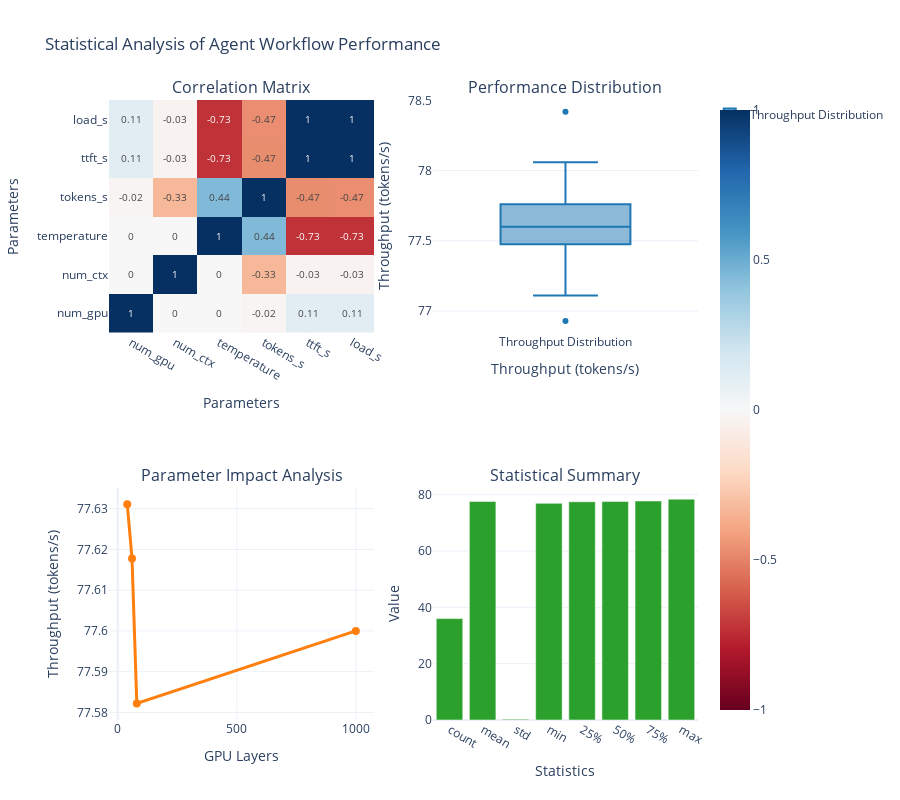

Notebook code for this chart:
### Code cell
# Statistical Analysis of Agent Workflow Performance
def create_statistical_analysis():
    """Perform statistical analysis of agent workflow performance"""

    # Calculate correlation matrix
    numeric_cols = ["num_gpu", "num_ctx", "temperature", "tokens_s", "ttft_s", "load_s"]
    correlation_matrix = param_df[numeric_cols].corr()

    # Create statistical analysis visualization
    fig = make_subplots(
        rows=2,
        cols=2,
        subplot_titles=(
            "Correlation Matrix",
            "Performance Distribution",
            "Parameter Impact Analysis",
            "Statistical Summary",
        ),
        specs=[
            [{"secondary_y": False}, {"secondary_y": False}],
            [{"secondary_y": False}, {"secondary_y": False}],
        ],
    )

    # Correlation Matrix
    fig.add_trace(
        go.Heatmap(
            z=correlation_matrix.values,
            x=correlation_matrix.columns,
            y=correlation_matrix.index,
            colorscale="RdBu",
            zmid=0,
            text=np.round(correlation_matrix.values, 2),
            texttemplate="%{text}",
            textfont={"size": 10},
        ),
        row=1,
        col=1,
    )

    # Performance Distribution
    fig.add_trace(
        go.Box(
            y=param_df["tokens_s"],
            name="Throughput Distribution",
            marker_color="#1f77b4",
        ),
        row=1,
        col=2,
    )

    # Parameter Impact Analysis
    param_impact = param_df.groupby("num_gpu")["tokens_s"].mean().reset_index()
    fig.add_trace(
        go.Scatter(
            x=param_impact["num_gpu"],
            y=param_impact["tokens_s"],
            mode="lines+markers",
            name="GPU Impact",
            line=dict(color="#ff7f0e", width=3),
            marker=dict(size=8),
            showlegend=False,
        ),
        row=2,
        col=1,
    )

    # Statistical Summary
    stats_summary = param_df["tokens_s"].describe()
    fig.add_trace(
        go.Bar(
            x=list(stats_summary.index),
            y=list(stats_summary.values),
            name="Statistical Summary",
            marker_color="#2ca02c",
            showlegend=False,
        ),
        row=2,
        col=2,
    )

    # Update layout
    fig.update_layout(
        title="Statistical Analysis of Agent Workflow Performance",
        height=800,
        showlegend=True,
        font=dict(size=12),
    )

    # Update axes labels
    fig.update_xaxes(title_text="Parameters", row=1, col=1)
    fig.update_xaxes(title_text="Throughput (tokens/s)", row=1, col=2)
    fig.update_xaxes(title_text="GPU Layers", row=2, col=1)
    fig.update_xaxes(title_text="Statistics", row=2, col=2)
    fig.update_yaxes(title_text="Parameters", row=1, col=1)
    fig.update_yaxes(title_text="Throughput (tokens/s)", row=1, col=2)
    fig.update_yaxes(title_text="Throughput (tokens/s)", row=2, col=1)
    fig.update_yaxes(title_text="Value", row=2, col=2)

    return fig, correlation_matrix


# Create and display the visualization
stats_fig, correlation_matrix = create_statistical_analysis()
stats_fig.show()

# Display statistical insights
print("📊 Statistical Analysis of Agent Workflow Performance:")
print(
    "Key Finding: Multi-run statistical analysis reveals configuration stability requirements"
)
print(
    f"Throughput correlation with GPU layers: {correlation_matrix.loc['tokens_s', 'num_gpu']:.3f}"
)
print(
    f"Throughput correlation with context size: {correlation_matrix.loc['tokens_s', 'num_ctx']:.3f}"
)
print(
    f"Throughput correlation with temperature: {correlation_matrix.loc['tokens_s', 'temperature']:.3f}"
)
print(
    f"Performance coefficient of variation: {param_df['tokens_s'].std() / param_df['tokens_s'].mean():.3f}"
)

### Figure 1 — Plotly figure (JSON) as saved in the notebook; plotly's stock layout.template omitted (floating-point values rounded to 4 significant figures)
{"data": [{"colorscale": [[0, "rgb(103,0,31)"], [0.1, "rgb(178,24,43)"], [0.2, "rgb(214,96,77)"], [0.3, "rgb(244,165,130)"], [0.4, "rgb(253,219,199)"], [0.5, "rgb(247,247,247)"], [0.6, "rgb(209,229,240)"], [0.7, "rgb(146,197,222)"], [0.8, "rgb(67,147,195)"], [0.9, "rgb(33,102,172)"], [1, "rgb(5,48,97)"]], "text": [[1.0, 0.0, -0.0, -0.02, 0.11, 0.11], [0.0, 1.0, -0.0, -0.33, -0.03, -0.03], [-0.0, -0.0, 1.0, 0.44, -0.73, -0.73], [-0.02, -0.33, 0.44, 1.0, -0.47, -0.47], [0.11, -0.03, -0.73, -0.47, 1.0, 1.0], [0.11, -0.03, -0.73, -0.47, 1.0, 1.0]], "textfont": {"size": 10}, "texttemplate": "%{text}", "type": "heatmap", "x": ["num_gpu", "num_ctx", "temperature", "tokens_s", "ttft_s", "load_s"], "xaxis": "x", "y": ["num_gpu", "num_ctx", "temperature", "tokens_s", "ttft_s", "load_s"], "yaxis": "y", "z": [[1.0, 1.836e-16, -7.001e-17, -0.01846, 0.1114, 0.1147], [1.836e-16, 1.0, -1.983e-17, -0.3339, -0.02999, -0.0306], [-7.001e-17, -1.983e-17, 1.0, 0.4433, -0.7281, -0.7267], [-0.01846, -0.3339, 0.4433, 1.0, -0.4707, -0.4688], [0.1114, -0.02999, -0.7281, -0.4707, 1.0, 1.0], [0.1147, -0.0306, -0.7267, -0.4688, 1.0, 1.0]], "zmid": 0}, {"marker": {"color": "#1f77b4"}, "name": "Throughput Distribution", "type": "box", "xaxis": "x2", "y": [77.5, 77.93, 77.91, 77.45, 77.21, 77.67, 77.53, 77.6, 77.6, 77.51, 77.83, 77.76, 77.51, 77.67, 77.59, 76.93, 77.74, 77.7, 77.51, 77.55, 77.77, 77.24, 77.4, 78.01, 77.69, 77.63, 77.76, 77.29, 78.42, 78.06, 77.61, 77.82, 77.56, 77.11, 77.37, 77.44], "yaxis": "y2"}, {"line": {"color": "#ff7f0e", "width": 3}, "marker": {"size": 8}, "mode": "lines+markers", "name": "GPU Impact", "showlegend": false, "type": "scatter", "x": [40, 60, 80, 999], "xaxis": "x3", "y": [77.63, 77.62, 77.58, 77.6], "yaxis": "y3"}, {"marker": {"color": "#2ca02c"}, "name": "Statistical Summary", "showlegend": false, "type": "bar", "x": ["count", "mean", "std", "min", "25%", "50%", "75%", "max"], "xaxis": "x4", "y": [36, 77.61, 0.2796, 76.93, 77.49, 77.6, 77.76, 78.42], "yaxis": "y4"}], "layout": {"annotations": [{"font": {"size": 16}, "showarrow": false, "text": "Correlation Matrix", "x": 0.225, "xanchor": "center", "xref": "paper", "y": 1, "yanchor": "bottom", "yref": "paper"}, {"font": {"size": 16}, "showarrow": false, "text": "Performance Distribution", "x": 0.775, "xanchor": "center", "xref": "paper", "y": 1, "yanchor": "bottom", "yref": "paper"}, {"font": {"size": 16}, "showarrow": false, "text": "Parameter Impact Analysis", "x": 0.225, "xanchor": "center", "xref": "paper", "y": 0.375, "yanchor": "bottom", "yref": "paper"}, {"font": {"size": 16}, "showarrow": false, "text": "Statistical Summary", "x": 0.775, "xanchor": "center", "xref": "paper", "y": 0.375, "yanchor": "bottom", "yref": "paper"}], "font": {"size": 12}, "height": 800, "showlegend": true, "title": {"text": "Statistical Analysis of Agent Workflow Performance"}, "xaxis": {"anchor": "y", "domain": [0, 0.45], "title": {"text": "Parameters"}}, "xaxis2": {"anchor": "y2", "domain": [0.55, 1], "title": {"text": "Throughput (tokens/s)"}}, "xaxis3": {"anchor": "y3", "domain": [0, 0.45], "title": {"text": "GPU Layers"}}, "xaxis4": {"anchor": "y4", "domain": [0.55, 1], "title": {"text": "Statistics"}}, "yaxis": {"anchor": "x", "domain": [0.625, 1], "title": {"text": "Parameters"}}, "yaxis2": {"anchor": "x2", "domain": [0.625, 1], "title": {"text": "Throughput (tokens/s)"}}, "yaxis3": {"anchor": "x3", "domain": [0, 0.375], "title": {"text": "Throughput (tokens/s)"}}, "yaxis4": {"anchor": "x4", "domain": [0, 0.375], "title": {"text": "Value"}}}}
